Frame 1 (no input): blank canvas, image omitted
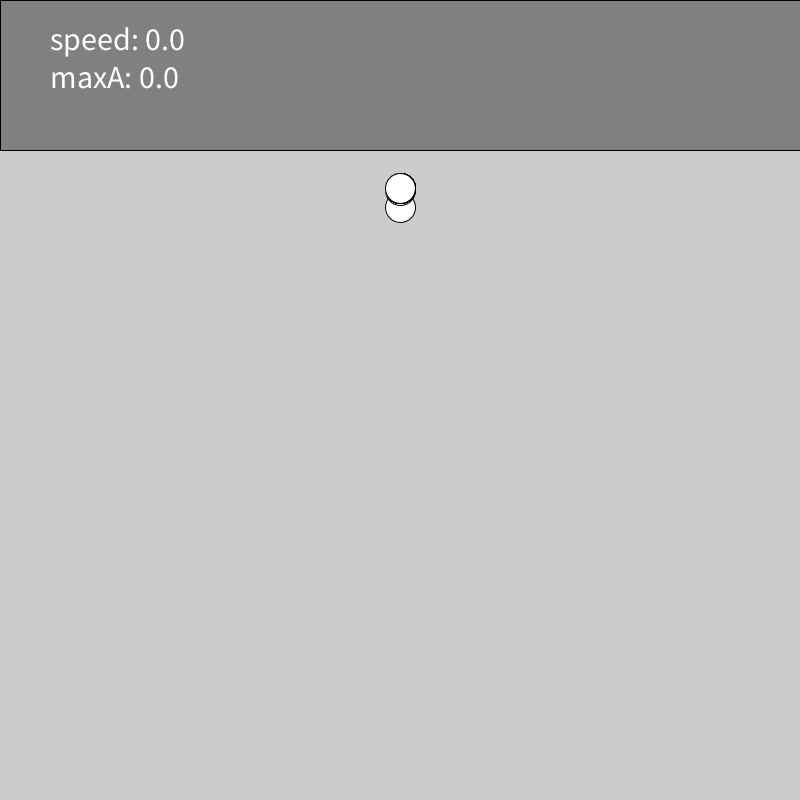
Frame 60 (the mouse pressed at the canvas centre just before this capture)
Frame 120 (the mouse held since frame 60 and released just before this capture): identical to frame 60, image omitted

The Processing sketch that drew this single still picture (run headless with seeded random() and noise(); from frame 60 on, the mouse is pressed at the canvas centre):

// Processing sketch: reduced_impact_accel
// ── reduced_impact_accel.pde
/*
* Exploration of minimizing acceleration to reduce impact when start/stop/changing directions
 */
double x;
double y;
long previous = System.nanoTime();
final double NANOS_PER_SECOND = 1e9;
double speed  = 1.0;
double  maxAcceleration= 0.0; // Magnetude.
String displayText = "";

void setup() {
  size(800, 800);
  x = width/2;
  y = height/2;
  textSize(32);
}

void draw() {
  //background(128);
  double delta = getTimeDelta();
  updateSpeed(delta);
  moveDisk(delta);
  drawDisk();

  if (frameCount % 3 == 0) {
    fill(128);
    rect(0, 0, width, 150);
    fill(255);
    displayText = "speed: " + speed + "\nmaxA: " + maxAcceleration;
  }
  if (frameCount % 30 == 0) {
    maxAcceleration = 0;
  }
  text(displayText, 50, 50);
}

double previousTargetSpeed = 0.0;

void updateSpeed(double delta) {
  final double MAX_SPEED = 1.0;
  double targetSpeed = speed;
  if (keyPressed) {
    if (keyCode == UP) {
      targetSpeed = MAX_SPEED;
    } else if (keyCode == DOWN) {
      targetSpeed = -MAX_SPEED;
    }
  } else {
    targetSpeed = 0.0;
  }
  if (Math.abs(targetSpeed-previousTargetSpeed) > 0.1) {
    line(0, (float)y, width, (float)y);
    previousTargetSpeed = targetSpeed;
  }

  double speedDelta = calculatePowerIncrement(speed, targetSpeed, 0.1, 1);
  double newSpeed = speed + speedDelta;
  double acceleration = Math.abs((newSpeed-speed)/delta);
  maxAcceleration = Math.max(maxAcceleration, acceleration);
  speed = newSpeed;
}

double clipToRange(double in, double min, double max) {
  return Math.max(Math.min(in, max), min);
}


double calculatePowerIncrement(double currentPower, double targetPower, double minStartPower, double maxPower) {
  final double MAX_INCREASE = 0.05; // The fractional amount of maxPower we increase power each time
  final double MAX_DECREASE = 0.2;  // The fractional amount of maxPower we decrease power each time
  double speedDelta = targetPower-currentPower;
  double maxIncrement = maxPower*MAX_INCREASE;
  double absCurrentPower = Math.abs(currentPower); 
  double absTargetPower  = Math.abs(targetPower);
  boolean powerIsIncreasing = absTargetPower > absCurrentPower;
  if (powerIsIncreasing) {
    if (absCurrentPower < minStartPower) {
      // if power is very low - below minStartPower, we jump to minStartPower
      maxIncrement = minStartPower;
    } else {
      maxIncrement = maxPower*MAX_INCREASE;
    }
  } else {
    // power is decreasing...
    maxIncrement = maxPower*MAX_DECREASE;
  }

  // This makes sure we increment the right amount even if speedDelta is negative.
  speedDelta = clipToRange(speedDelta, -maxIncrement, maxIncrement);

  return speedDelta;
}

double calculatePowerIncrement2(double currentPower, double targetPower, double minStartPower, double maxPower) {
  double speedDelta = targetPower-currentPower;
  final double MAX_INCREASE = 0.2; // The fractional amount of maxPower we increase each time
  final double MAX_LOWPOWER_INCREASE = 0.01; // When power is low, the fractional amount of maxPower we increase each time.
  double maxIncrement = maxPower*MAX_INCREASE;
  double absPower = Math.abs(currentPower);

  if (absPower < minStartPower) {
    // if power is very low - below minStartPower, we jump to minStartPower
    maxIncrement = minStartPower;
  } else if (absPower >= minStartPower && absPower < minStartPower + 0.1*maxPower) {
    // if power is low - between minStartPower and minStartPower + 0.1 maxPower,
    // we increment by at most a very small amount
    maxIncrement = maxPower*MAX_LOWPOWER_INCREASE;
  } else {
    // increment by at most the normal amount
    maxIncrement = maxPower*MAX_INCREASE;
  }

  // This makes sure we increment the right amount even if speedDelta is negative.
  speedDelta = clipToRange(speedDelta, -maxIncrement, maxIncrement);

  return speedDelta;
}

void drawDisk() {
  ellipse((float)x, (float)y, 30, 30);
}


boolean moving = false;
void moveDisk(double delta) {
  final double SPEED_TO_PIXELS = 200;
  double dy = -speed*delta*SPEED_TO_PIXELS; // -ve because it's negative to go UP.
  moving =  Math.abs(speed)>0.001;
  if (moving || speed > 0.25) {
    y += dy;
  }
}


double getTimeDelta() {
  long now = System.nanoTime();
  double delta =  (now-previous)/NANOS_PER_SECOND;
  previous = now;
  return delta;
}
// ── GJBPowerController.pde
// Incrementally increases/decreases power to avoid abrupt power transitions to motors.
// By JMJ,Mentor for FTC team #12598
class GJBPowerController {

  final double minStartPower;
  final double maxIncrease;
  final double maxDecrease;

  // Power jumps to {minStartPower} so we don't waste time reaching that level. Beyond {minStartPower},
  // absolute power increases (away from 0) by {maxIncrease} and decreases (towards 0) by {maxDecrease}.
  // No state is maintained.
  public GJBPowerController(double minStartPower, double maxIncrease, double maxDecrease) {
    this.minStartPower = minStartPower;
    this.maxIncrease = maxIncrease;
    this.maxDecrease = maxDecrease;
  }

  public double calculatePowerIncrement(double currentPower, double targetPower) {
    double speedDelta = targetPower-currentPower;
    double maxIncrement;
    double absCurrentPower = Math.abs(currentPower); 
    double absTargetPower  = Math.abs(targetPower);
    boolean powerIsIncreasing = absTargetPower > absCurrentPower;
    if (powerIsIncreasing) {
      if (absCurrentPower < minStartPower) {
        // if power is very low - below minStartPower, we jump to minStartPower
        maxIncrement = minStartPower;
      } else {
        maxIncrement = maxIncrease;
      }
    } else {
      // power is decreasing...
      maxIncrement = maxDecrease;
    }

    // This makes sure we increment the right amount even if speedDelta is negative.
    speedDelta = clipToRange(speedDelta, -maxIncrement, maxIncrement);

    return speedDelta;
  }

  // Clips value {in} to within interval [min, max]
  double clipToRange(double in, double min, double max) {
    return Math.max(Math.min(in, max), min);
  }
  
}
